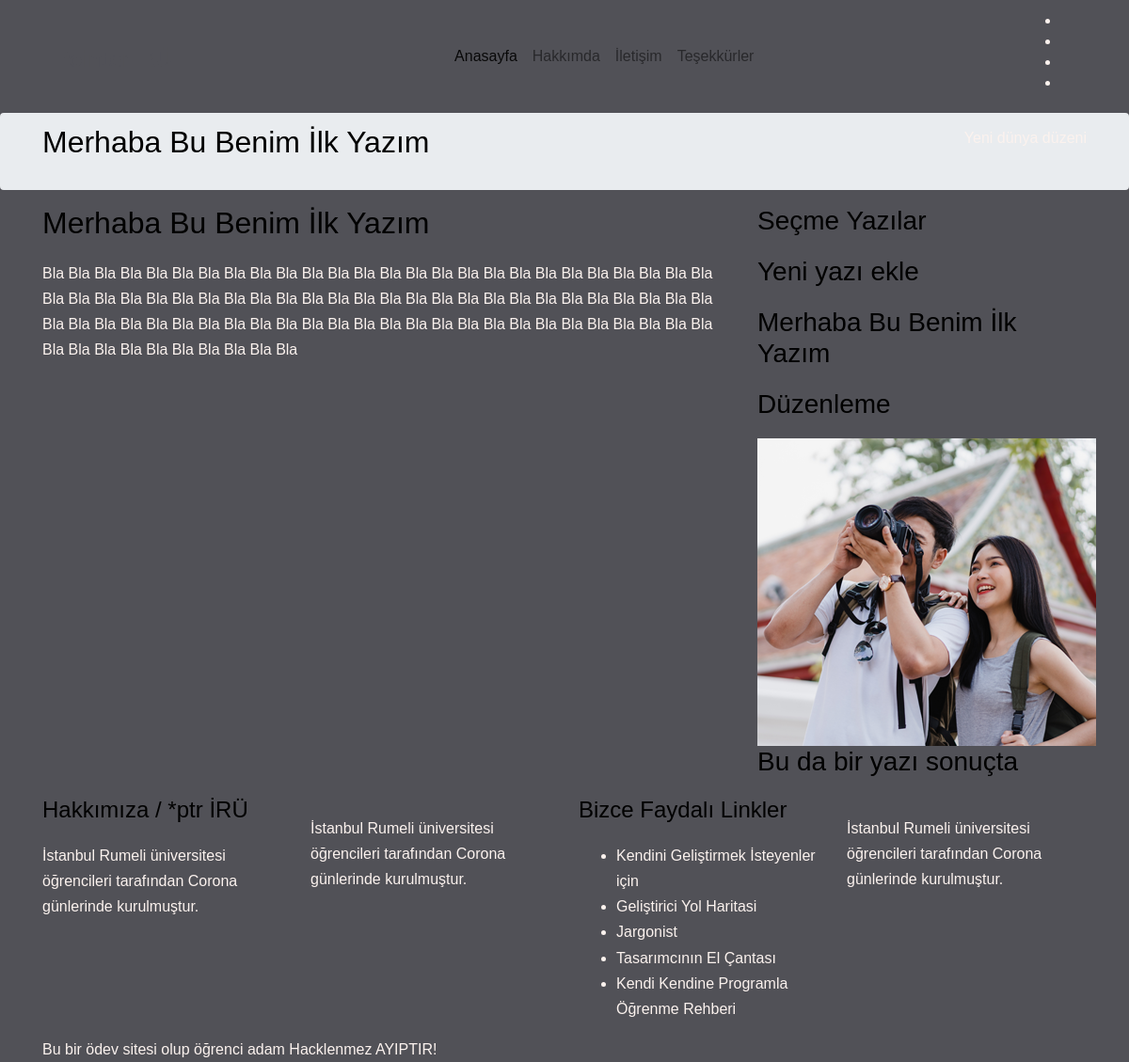
Screenshot of /cemcelalaltinay/blog.php with the database file from the repository.
### tables this page shows
CREATE TABLE `cemcelalaltinay` (
  `page_id` int(100) NOT NULL,
  `page_title` varchar(50) NOT NULL,
  `page_text` text NOT NULL,
  `page_img` varchar(50) NOT NULL,
  `page_kategori` varchar(50) NOT NULL,
  `page_info` varchar(100) NOT NULL
);

### cemcelalaltinay/degiskenler.php (called while the page is built, shortened)
<?php
$tablo_adi ="cemcelalaltinay";
 ?>

### cemcelalaltinay/baglan.php (called while the page is built, shortened)
<?php
include 'degiskenler.php';
$conn = mysqli_connect($sunucu, $user, $pass, $data);
$veri = "SELECT MAX(page_id) AS maxi FROM $tablo_adi" ;
$miktar = mysqli_query($conn, $veri);
$sayilar = mysqli_fetch_assoc($miktar);
$en = $sayilar['maxi'];
?>

### cemcelalaltinay/blog.php (the view, shortened to what this page needs)
<?php
include 'header.php';
include 'degiskenler.php';
include 'eklenti.php';
include 'baglan.php';
if ($_GET) {
    $page_id = $_GET['page_id'];
    if ($page_id > $en) {
      $page_id = $en;
    }
}
else {
  $page_id = 1;
}
$sql = "SELECT * FROM $tablo_adi
WHERE page_id=$page_id" ;
$oku = mysqli_query($conn, $sql);
$result = mysqli_fetch_assoc($oku);
$page_title = $result['page_title'];
$page_text = $result['page_text'];
$page_kategori = $result['page_kategori'];
   ?>
<section class="breadcrumb breadcrumb_bg align-items-center">
    <div class="container">
        <div class="row align-items-center justify-content-between">
            <div class="col-sm-6">
                <div class="breadcrumb_tittle text-left">
                    <h2><?php echo $page_title ?></h2>
                </div>
            </div>
            <div class="col-sm-6">
                <div class="breadcrumb_content text-right">
                    <p><?php echo $page_kategori ?></p>
                </div>
            </div>
        </div>
    </div>
</section>
 <section class="blog_area single-post-area all_post section_padding">
    <div class="container">
       <div class="row">
          <div class="col-lg-8 posts-list">
             <div class="single-post">
                <div class="blog_details">
                   <h2><?php echo $page_title ?>
                   </h2>
                   <p class="excert">
                    <?php echo $page_text ?>
                   </p>
                </div>
             </div>
          </div>
          <?php include'bar.php' ?>
 </section>
 <?php include 'footer.php'; ?>

### cemcelalaltinay/bar.php
<?php
include 'baglan.php';
include 'degiskenler.php';
 ?>
<div class="col-lg-4">
    <div class="sidebar_widget">
        <div class="single_sidebar_wiget">
            <div class="sidebar_tittle">
                <h3>Seçme Yazılar</h3>
            </div>
            <?php for ($i=1; $i <= 4; $i++) {
               $random = rand(1,$en);
              $sql = "SELECT * FROM $tablo_adi
              WHERE page_id=$random" ;
              $oku = mysqli_query($conn, $sql);
              $result = mysqli_fetch_assoc($oku);
              $page_title = $result['page_title'];
              $page_img = $result['page_img'];
             ?>
                         <div class="single_catagory_post post_2 ">
                             <div class="category_post_img">
                                 <img src="<?php echo $page_img ?>" alt="">
                             </div>
                             <div class="post_text_1 pr_30">
                                 <a href="blog.php?page_id=<?php echo $random ?>">
                                     <h3><?php echo $page_title ?></h3>
                                 </a>
                             </div>
                         </div>
              <?php } ?>
        </div>
    </div>
</div>

### css/style.css (style rules this page uses)
a { color: #fbf2ee; -webkit-transition: 0.5s; -o-transition: 0.5s; transition: 0.5s; }
p { margin-bottom: 30px; }
h1, h2, h3, h4, h5, h6, figure { color: #000; font-family: "Space Mono", Arial, serif; font-weight: 400; margin: 0 0 20px 0; }

### rows the page displays
cemcelalaltinay: page_title "Merhaba Bu Benim İlk Yazım", page_text "Bla Bla Bla Bla Bla Bla Bla Bla Bla Bla Bla Bla Bla Bla Bla Bla Bla Bla Bla Bla Bla Bla Bla Bla Bla Bla Bla Bla Bla Bla Bla Bla Bla Bla Bla Bla Bla Bla Bla Bla Bla Bla Bla Bla Bla Bla Bla Bla Bla Bla Bla Bla Bla Bla Bla Bla Bla Bla Bla Bla Bla Bla Bla Bla Bla Bla Bla Bla Bla Bla Bla Bla Bla Bla Bla Bla Bla Bla Bla Bla Bla Bla Bla Bla Bla Bla Bla Bla"
cemcelalaltinay: page_title "Yeni yazı ekle"
cemcelalaltinay: page_title "Düzenleme"
cemcelalaltinay: page_img (picture), page_title "Bu da bir yazı sonuçta"
